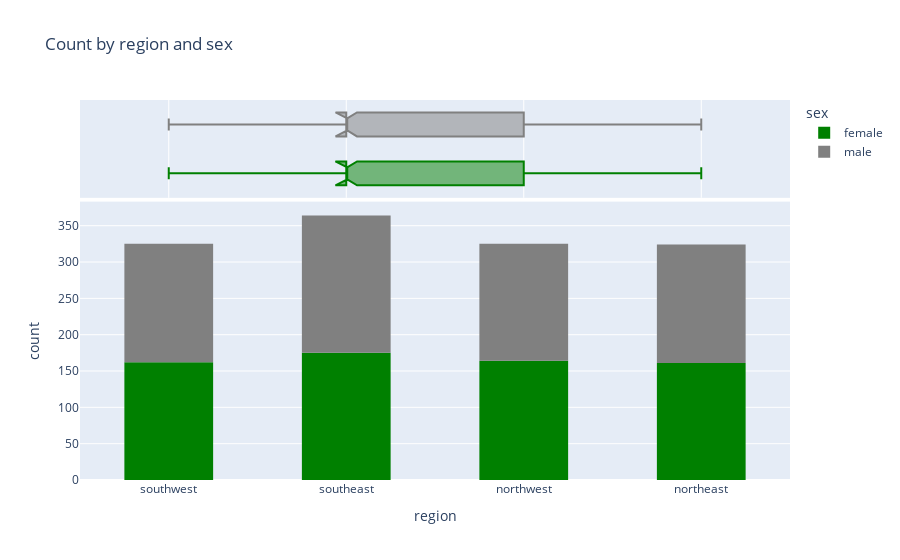

The notebook cell saved with this chart:
### Code cell
fig = px.histogram(medical_df, 
                   x='region',
                   marginal='box',
                   color='sex',
                   color_discrete_sequence=['green', 'grey'],
                   title='Count by region and sex')
fig.update_layout(bargap=0.5)
fig.show()

### Figure 1 — Plotly figure (JSON) as saved in the notebook; plotly's stock layout.template omitted (floating-point values rounded to 4 significant figures; data arrays with more than 128 entries replaced by an {"elided": "..."} marker saying what was removed)
{"data": [{"bingroup": "x", "hovertemplate": "sex=female<br>region=%{x}<br>count=%{y}<extra></extra>", "legendgroup": "female", "marker": {"color": "green", "pattern": {"shape": ""}}, "name": "female", "orientation": "v", "showlegend": true, "type": "histogram", "x": {"elided": "662 str values"}, "xaxis": "x", "yaxis": "y"}, {"hovertemplate": "sex=female<br>region=%{x}<extra></extra>", "legendgroup": "female", "marker": {"color": "green"}, "name": "female", "notched": true, "showlegend": false, "type": "box", "x": {"elided": "662 str values"}, "xaxis": "x2", "yaxis": "y2"}, {"bingroup": "x", "hovertemplate": "sex=male<br>region=%{x}<br>count=%{y}<extra></extra>", "legendgroup": "male", "marker": {"color": "grey", "pattern": {"shape": ""}}, "name": "male", "orientation": "v", "showlegend": true, "type": "histogram", "x": {"elided": "676 str values"}, "xaxis": "x", "yaxis": "y"}, {"hovertemplate": "sex=male<br>region=%{x}<extra></extra>", "legendgroup": "male", "marker": {"color": "grey"}, "name": "male", "notched": true, "showlegend": false, "type": "box", "x": {"elided": "676 str values"}, "xaxis": "x2", "yaxis": "y2"}], "layout": {"bargap": 0.5, "barmode": "relative", "legend": {"title": {"text": "sex"}, "tracegroupgap": 0}, "title": {"text": "Count by region and sex"}, "xaxis": {"anchor": "y", "domain": [0, 1], "title": {"text": "region"}}, "xaxis2": {"anchor": "y2", "domain": [0, 1], "matches": "x", "showgrid": true, "showticklabels": false}, "yaxis": {"anchor": "x", "domain": [0, 0.7326], "title": {"text": "count"}}, "yaxis2": {"anchor": "x2", "domain": [0.7426, 1], "matches": "y2", "showgrid": false, "showline": false, "showticklabels": false, "ticks": ""}}}
